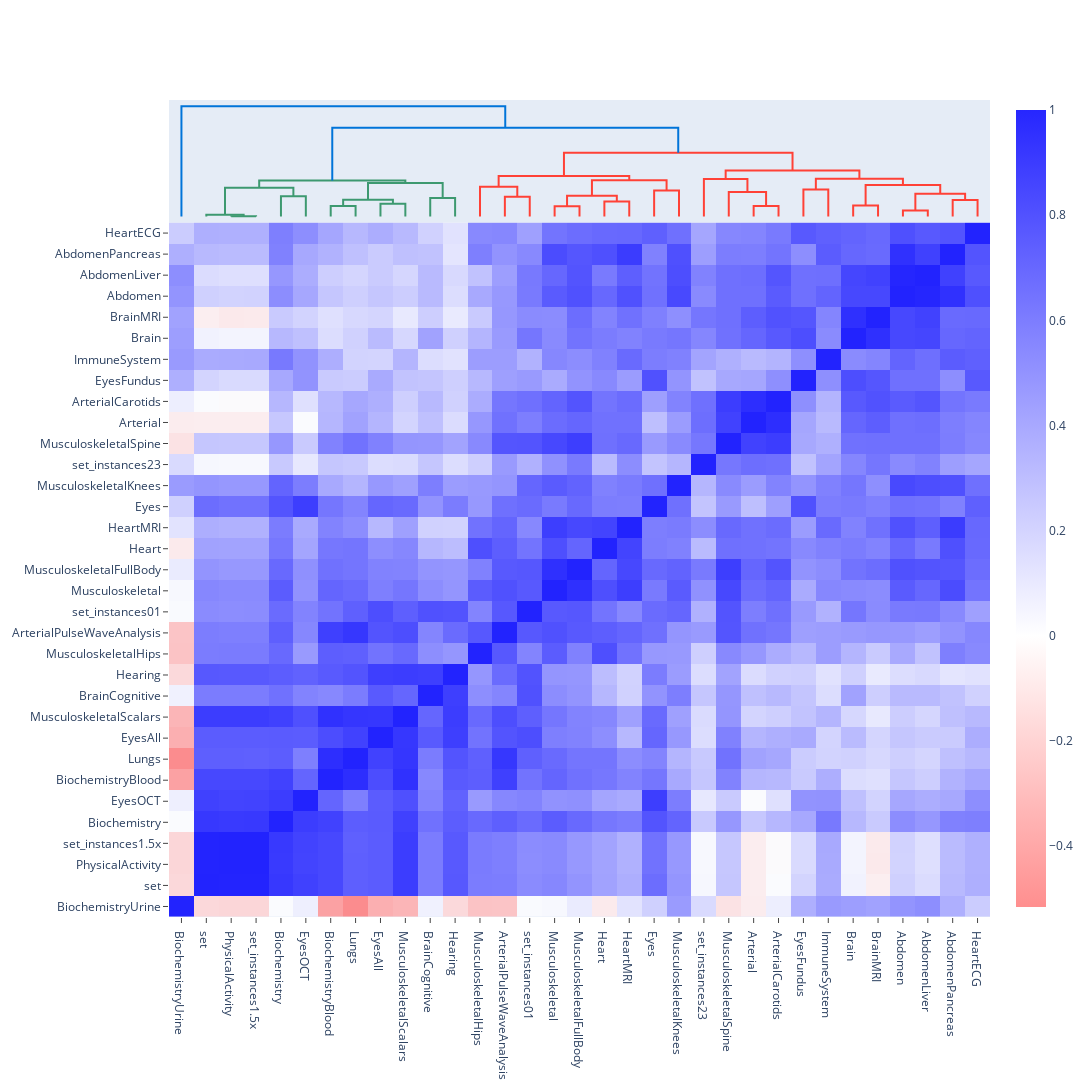

The code cell stored with this chart in its notebook:
### Code cell
from dash_website.utils.graphs.dendrogram_heatmap import create_dendrogram_heatmap

create_dendrogram_heatmap(correlations_2d, number_variables_2d)

### Figure 1 — Plotly figure (JSON) as saved in the notebook; plotly's stock layout.template omitted (floating-point values rounded to 4 significant figures; data arrays with more than 128 entries replaced by an {"elided": "..."} marker saying what was removed)
{"data": [{"hoverinfo": "text", "marker": {"color": "rgb(61,153,112)"}, "mode": "lines", "type": "scatter", "x": [25, 25, 35, 35], "xaxis": "x", "y": [0, 0.006281, 0.006281, 0], "yaxis": "y2"}, {"hoverinfo": "text", "marker": {"color": "rgb(61,153,112)"}, "mode": "lines", "type": "scatter", "x": [15, 15, 30, 30], "xaxis": "x", "y": [0, 0.06705, 0.06705, 0.006281], "yaxis": "y2"}, {"hoverinfo": "text", "marker": {"color": "rgb(61,153,112)"}, "mode": "lines", "type": "scatter", "x": [45, 45, 55, 55], "xaxis": "x", "y": [0, 0.8146, 0.8146, 0], "yaxis": "y2"}, {"hoverinfo": "text", "marker": {"color": "rgb(61,153,112)"}, "mode": "lines", "type": "scatter", "x": [22.5, 22.5, 50, 50], "xaxis": "x", "y": [0.06705, 1.15, 1.15, 0.8146], "yaxis": "y2"}, {"hoverinfo": "text", "marker": {"color": "rgb(61,153,112)"}, "mode": "lines", "type": "scatter", "x": [65, 65, 75, 75], "xaxis": "x", "y": [0, 0.4178, 0.4178, 0], "yaxis": "y2"}, {"hoverinfo": "text", "marker": {"color": "rgb(61,153,112)"}, "mode": "lines", "type": "scatter", "x": [85, 85, 95, 95], "xaxis": "x", "y": [0, 0.5116, 0.5116, 0], "yaxis": "y2"}, {"hoverinfo": "text", "marker": {"color": "rgb(61,153,112)"}, "mode": "lines", "type": "scatter", "x": [70, 70, 90, 90], "xaxis": "x", "y": [0.4178, 0.6658, 0.6658, 0.5116], "yaxis": "y2"}, {"hoverinfo": "text", "marker": {"color": "rgb(61,153,112)"}, "mode": "lines", "type": "scatter", "x": [105, 105, 115, 115], "xaxis": "x", "y": [0, 0.7454, 0.7454, 0], "yaxis": "y2"}, {"hoverinfo": "text", "marker": {"color": "rgb(61,153,112)"}, "mode": "lines", "type": "scatter", "x": [80, 80, 110, 110], "xaxis": "x", "y": [0.6658, 1.346, 1.346, 0.7454], "yaxis": "y2"}, {"hoverinfo": "text", "marker": {"color": "rgb(61,153,112)"}, "mode": "lines", "type": "scatter", "x": [36.25, 36.25, 95, 95], "xaxis": "x", "y": [1.15, 1.445, 1.445, 1.346], "yaxis": "y2"}, {"hoverinfo": "text", "marker": {"color": "rgb(255,65,54)"}, "mode": "lines", "type": "scatter", "x": [135, 135, 145, 145], "xaxis": "x", "y": [0, 0.7874, 0.7874, 0], "yaxis": "y2"}, {"hoverinfo": "text", "marker": {"color": "rgb(255,65,54)"}, "mode": "lines", "type": "scatter", "x": [125, 125, 140, 140], "xaxis": "x", "y": [0, 1.195, 1.195, 0.7874], "yaxis": "y2"}, {"hoverinfo": "text", "marker": {"color": "rgb(255,65,54)"}, "mode": "lines", "type": "scatter", "x": [155, 155, 165, 165], "xaxis": "x", "y": [0, 0.4056, 0.4056, 0], "yaxis": "y2"}, {"hoverinfo": "text", "marker": {"color": "rgb(255,65,54)"}, "mode": "lines", "type": "scatter", "x": [175, 175, 185, 185], "xaxis": "x", "y": [0, 0.5982, 0.5982, 0], "yaxis": "y2"}, {"hoverinfo": "text", "marker": {"color": "rgb(255,65,54)"}, "mode": "lines", "type": "scatter", "x": [160, 160, 180, 180], "xaxis": "x", "y": [0.4056, 0.8289, 0.8289, 0.5982], "yaxis": "y2"}, {"hoverinfo": "text", "marker": {"color": "rgb(255,65,54)"}, "mode": "lines", "type": "scatter", "x": [195, 195, 205, 205], "xaxis": "x", "y": [0, 1.038, 1.038, 0], "yaxis": "y2"}, {"hoverinfo": "text", "marker": {"color": "rgb(255,65,54)"}, "mode": "lines", "type": "scatter", "x": [170, 170, 200, 200], "xaxis": "x", "y": [0.8289, 1.458, 1.458, 1.038], "yaxis": "y2"}, {"hoverinfo": "text", "marker": {"color": "rgb(255,65,54)"}, "mode": "lines", "type": "scatter", "x": [132.5, 132.5, 185, 185], "xaxis": "x", "y": [1.195, 1.624, 1.624, 1.458], "yaxis": "y2"}, {"hoverinfo": "text", "marker": {"color": "rgb(255,65,54)"}, "mode": "lines", "type": "scatter", "x": [235, 235, 245, 245], "xaxis": "x", "y": [0, 0.4143, 0.4143, 0], "yaxis": "y2"}, {"hoverinfo": "text", "marker": {"color": "rgb(255,65,54)"}, "mode": "lines", "type": "scatter", "x": [225, 225, 240, 240], "xaxis": "x", "y": [0, 0.9843, 0.9843, 0.4143], "yaxis": "y2"}, {"hoverinfo": "text", "marker": {"color": "rgb(255,65,54)"}, "mode": "lines", "type": "scatter", "x": [215, 215, 232.5, 232.5], "xaxis": "x", "y": [0, 1.501, 1.501, 0.9843], "yaxis": "y2"}, {"hoverinfo": "text", "marker": {"color": "rgb(255,65,54)"}, "mode": "lines", "type": "scatter", "x": [255, 255, 265, 265], "xaxis": "x", "y": [0, 1.077, 1.077, 0], "yaxis": "y2"}, {"hoverinfo": "text", "marker": {"color": "rgb(255,65,54)"}, "mode": "lines", "type": "scatter", "x": [275, 275, 285, 285], "xaxis": "x", "y": [0, 0.4391, 0.4391, 0], "yaxis": "y2"}, {"hoverinfo": "text", "marker": {"color": "rgb(255,65,54)"}, "mode": "lines", "type": "scatter", "x": [295, 295, 305, 305], "xaxis": "x", "y": [0, 0.2429, 0.2429, 0], "yaxis": "y2"}, {"hoverinfo": "text", "marker": {"color": "rgb(255,65,54)"}, "mode": "lines", "type": "scatter", "x": [315, 315, 325, 325], "xaxis": "x", "y": [0, 0.6556, 0.6556, 0], "yaxis": "y2"}, {"hoverinfo": "text", "marker": {"color": "rgb(255,65,54)"}, "mode": "lines", "type": "scatter", "x": [300, 300, 320, 320], "xaxis": "x", "y": [0.2429, 0.9131, 0.9131, 0.6556], "yaxis": "y2"}, {"hoverinfo": "text", "marker": {"color": "rgb(255,65,54)"}, "mode": "lines", "type": "scatter", "x": [280, 280, 310, 310], "xaxis": "x", "y": [0.4391, 1.268, 1.268, 0.9131], "yaxis": "y2"}, {"hoverinfo": "text", "marker": {"color": "rgb(255,65,54)"}, "mode": "lines", "type": "scatter", "x": [260, 260, 295, 295], "xaxis": "x", "y": [1.077, 1.517, 1.517, 1.268], "yaxis": "y2"}, {"hoverinfo": "text", "marker": {"color": "rgb(255,65,54)"}, "mode": "lines", "type": "scatter", "x": [223.8, 223.8, 277.5, 277.5], "xaxis": "x", "y": [1.501, 1.845, 1.845, 1.517], "yaxis": "y2"}, {"hoverinfo": "text", "marker": {"color": "rgb(255,65,54)"}, "mode": "lines", "type": "scatter", "x": [158.8, 158.8, 250.6, 250.6], "xaxis": "x", "y": [1.624, 2.555, 2.555, 1.845], "yaxis": "y2"}, {"hoverinfo": "text", "marker": {"color": "rgb(0,116,217)"}, "mode": "lines", "type": "scatter", "x": [65.62, 65.62, 204.7, 204.7], "xaxis": "x", "y": [1.445, 3.563, 3.563, 2.555], "yaxis": "y2"}, {"hoverinfo": "text", "marker": {"color": "rgb(0,116,217)"}, "mode": "lines", "type": "scatter", "x": [5, 5, 135.2, 135.2], "xaxis": "x", "y": [0, 4.433, 4.433, 3.563], "yaxis": "y2"}, {"colorscale": [[0, "rgba(255, 123, 123, 0.85)"], [0.3403, "rgba(255, 255, 255, 0.85)"], [1, "rgba(0, 0, 255, 0.85)"]], "customdata": {"elided": "33x33 int values"}, "hovertemplate": "Correlation : %{z:.3f} <br>Organ x : %{x} <br>Organ y : %{y} <br>Number variables : %{customdata} <br><extra></extra>", "type": "heatmap", "x": [5, 15, 25, 35, 45, 55, 65, 75, 85, 95, 105, 115, 125, 135, 145, 155, 165, 175, 185, 195, 205, 215, 225, 235, 245, 255, 265, 275, 285, 295, 305, 315, 325], "y": [5, 15, 25, 35, 45, 55, 65, 75, 85, 95, 105, 115, 125, 135, 145, 155, 165, 175, 185, 195, 205, 215, 225, 235, 245, 255, 265, 275, 285, 295, 305, 315, 325], "z": {"elided": "33x33 float values"}}], "layout": {"autosize": false, "height": 1100, "hovermode": "closest", "showlegend": false, "width": 1100, "xaxis": {"mirror": false, "rangemode": "tozero", "showgrid": false, "showline": true, "showticklabels": true, "tickmode": "array", "ticks": "outside", "ticktext": ["BiochemistryUrine", "set", "PhysicalActivity", "set_instances1.5x", "Biochemistry", "EyesOCT", "BiochemistryBlood", "Lungs", "EyesAll", "MusculoskeletalScalars", "BrainCognitive", "Hearing", "MusculoskeletalHips", "ArterialPulseWaveAnalysis", "set_instances01", "Musculoskeletal", "MusculoskeletalFullBody", "Heart", "HeartMRI", "Eyes", "MusculoskeletalKnees", "set_instances23", "MusculoskeletalSpine", "Arterial", "ArterialCarotids", "EyesFundus", "ImmuneSystem", "Brain", "BrainMRI", "Abdomen", "AbdomenLiver", "AbdomenPancreas", "HeartECG"], "tickvals": [5, 15, 25, 35, 45, 55, 65, 75, 85, 95, 105, 115, 125, 135, 145, 155, 165, 175, 185, 195, 205, 215, 225, 235, 245, 255, 265, 275, 285, 295, 305, 315, 325], "type": "linear", "zeroline": false}, "yaxis": {"domain": [0, 0.85], "mirror": false, "rangemode": "tozero", "showgrid": false, "showline": true, "showticklabels": true, "ticks": "outside", "ticktext": ["BiochemistryUrine", "set", "PhysicalActivity", "set_instances1.5x", "Biochemistry", "EyesOCT", "BiochemistryBlood", "Lungs", "EyesAll", "MusculoskeletalScalars", "BrainCognitive", "Hearing", "MusculoskeletalHips", "ArterialPulseWaveAnalysis", "set_instances01", "Musculoskeletal", "MusculoskeletalFullBody", "Heart", "HeartMRI", "Eyes", "MusculoskeletalKnees", "set_instances23", "MusculoskeletalSpine", "Arterial", "ArterialCarotids", "EyesFundus", "ImmuneSystem", "Brain", "BrainMRI", "Abdomen", "AbdomenLiver", "AbdomenPancreas", "HeartECG"], "tickvals": [5, 15, 25, 35, 45, 55, 65, 75, 85, 95, 105, 115, 125, 135, 145, 155, 165, 175, 185, 195, 205, 215, 225, 235, 245, 255, 265, 275, 285, 295, 305, 315, 325], "type": "linear", "zeroline": false}, "yaxis2": {"domain": [0.85, 1], "showgrid": false, "showticklabels": false, "zeroline": false}}}
